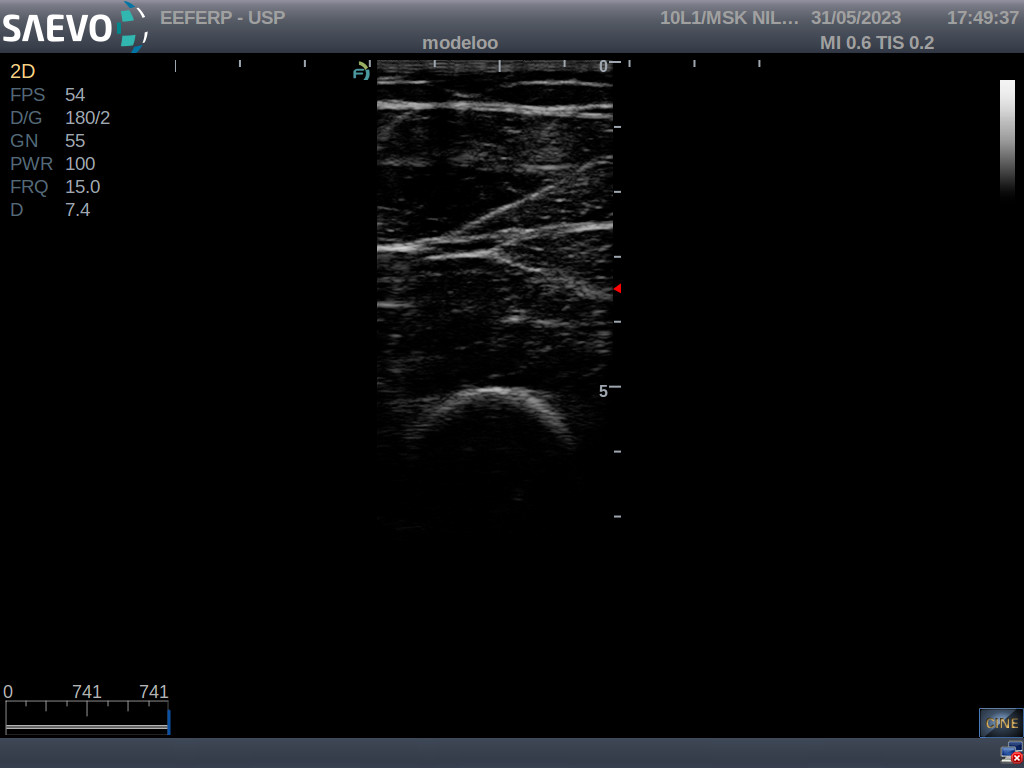
#> input picture aula_ultrassom/images_ultrasound/antes.jpg, 1024 x 768 px
$ python muscledist.py images_ultrasound/antes.jpg   (older library calls are emulated)
#> lines starting #> are read from the running program, lines starting #| are printed output that depends on the picture; after the words box and inside, x2 and y2 are one past the last pixel; in counts of white or black regions, pixels touching at a corner belong together
import cv2
import math
import argparse
import pandas as pd

# Initialize the list of points and calibration distance
points = []
known_distance = 1.0 # The known distance (in cm) between the first two points

# Initialize a DataFrame to store the measurements
df = pd.DataFrame(columns=['Point 1', 'Point 2', 'Pixel Distance', 'Real Distance (cm)'])

def click_and_calculate_distance(event, x, y, flags, param):
    global points

    if event == cv2.EVENT_LBUTTONDOWN:
        points.append((x, y))
        cv2.circle(image, (x, y), 5, (0, 255, 0), -1)

        # If we have two points, calculate the pixel distance for calibration
        if len(points) == 2:
            x1, y1 = points[0]
            x2, y2 = points[1]
            pixel_distance = math.sqrt( ((x1-x2)**2)+((y1-y2)**2) )
            print(f"The pixel distance for calibration is: {pixel_distance} pixels")

        # If we have four points, calculate the real-world distance using calibration
        elif len(points) == 4:
            x1, y1 = points[2]
            x2, y2 = points[3]
            pixel_distance = math.sqrt( ((x1-x2)**2)+((y1-y2)**2) )

            # Calculate scale based on known distance and calibration pixel distance
            scale = known_distance / math.sqrt( ((points[0][0]-points[1][0])**2)+((points[0][1]-points[1][1])**2) )
            real_distance = pixel_distance * scale

            print(f"The real distance between the points is: {real_distance} cm")

            # Add measurement to DataFrame
            df.loc[len(df)] = [points[2], points[3], pixel_distance, real_distance]

            # Reset points
            points = []

# Argument parser
parser = argparse.ArgumentParser(description='Measure distance between two points in an image.')
parser.add_argument('image_path', type=str, help='Path to the image file.')

args = parser.parse_args()

# Load the image
image = cv2.imread(args.image_path)
#> image is the input picture: shape (768, 1024, 3); mean B, G, R 14.5, 13.2, 12.5

# Display the image and bind the function to the window
cv2.namedWindow("image")
cv2.setMouseCallback("image", click_and_calculate_distance)

# Keep the window open until the 'q' key is pressed
while True:
    cv2.imshow("image", image)
    if cv2.waitKey(1) & 0xFF == ord('q'):
#> (key q is pressed here)
        break

# Close all open windows
cv2.destroyAllWindows()

# Save the DataFrame to a CSV file
df.to_csv('measurements.csv', index=False)


# Convert image to grayscale
gray = cv2.cvtColor(image, cv2.COLOR_BGR2GRAY)

# Apply thresholding
_, thresholded = cv2.threshold(gray, 127, 255, cv2.THRESH_BINARY)
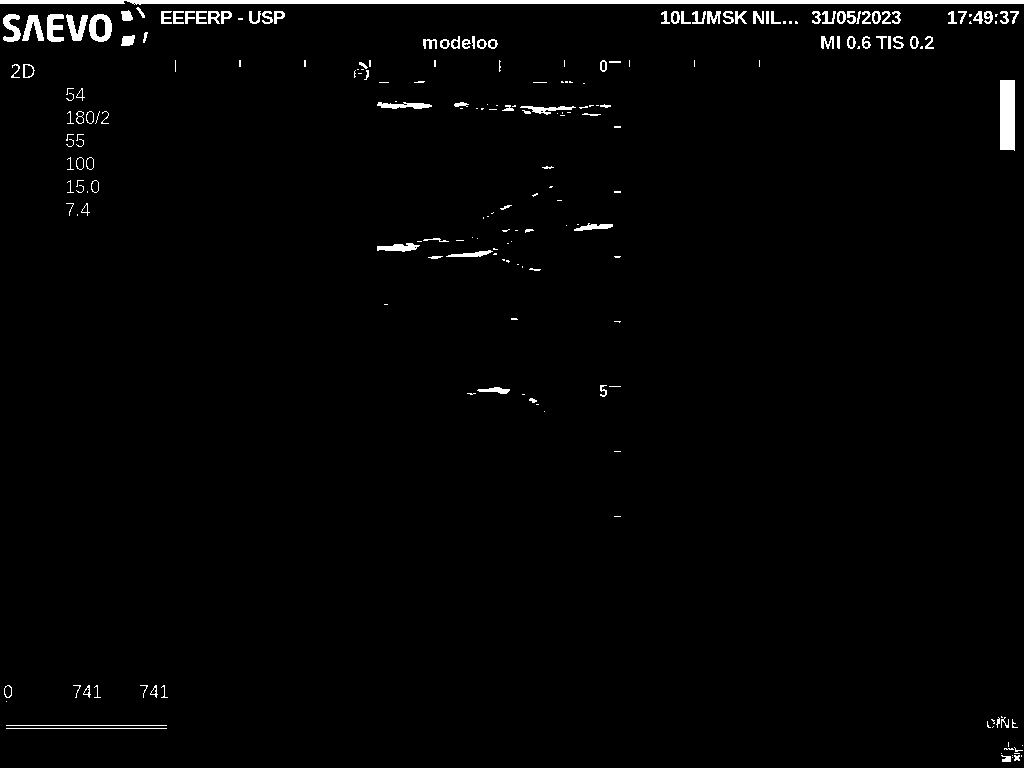
#> thresholded: shape (768, 1024); 1.8% white; 218 white regions (107 under 20 px), largest, box (x1, y1, x2, y2) and area: (0, 0, 1024, 5) 4083, (1000, 80, 1015, 151) 1051, (89, 14, 112, 42) 388

# Display the thresholded image
cv2.imshow("Thresholded Image", thresholded)
cv2.waitKey(0)
cv2.destroyAllWindows()


# Apply thresholding
_, thresholded = cv2.threshold(gray, 127, 255, cv2.THRESH_BINARY)

# Apply Sobel filter in x direction
sobelx = cv2.Sobel(thresholded, cv2.CV_64F, 1, 0, ksize=5)
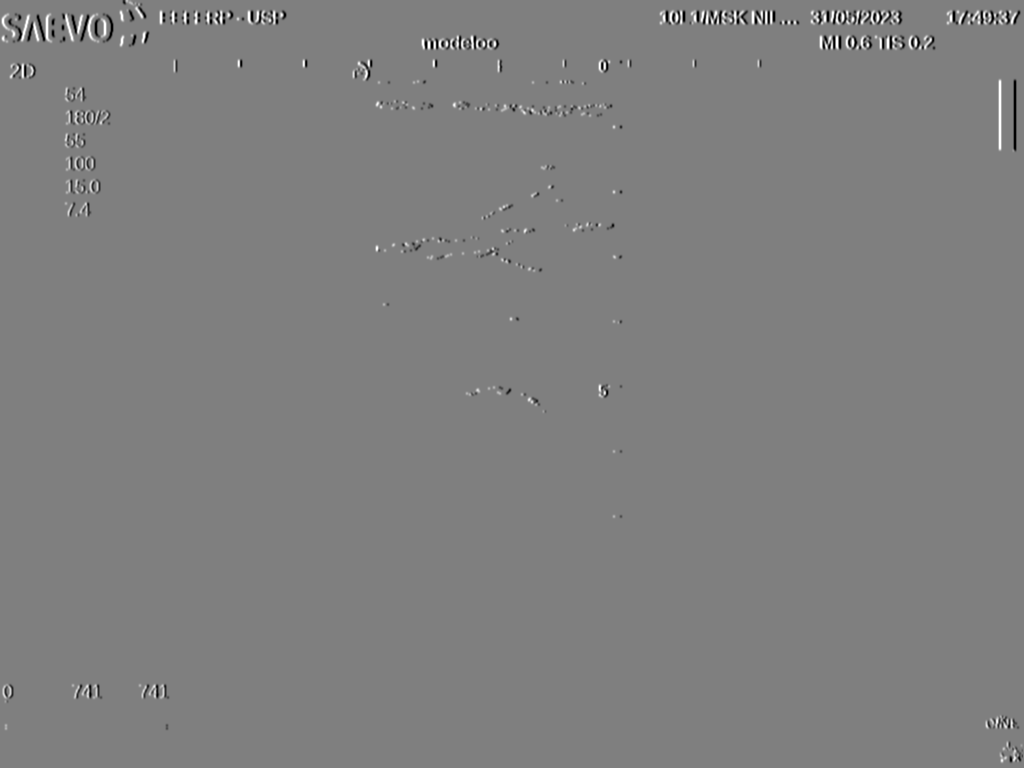
#> sobelx: shape (768, 1024) float64; min -12240, max 12240, mean 0.1; drawn with min black and max white

# Apply Sobel filter in y direction
sobely = cv2.Sobel(thresholded, cv2.CV_64F, 0, 1, ksize=5)
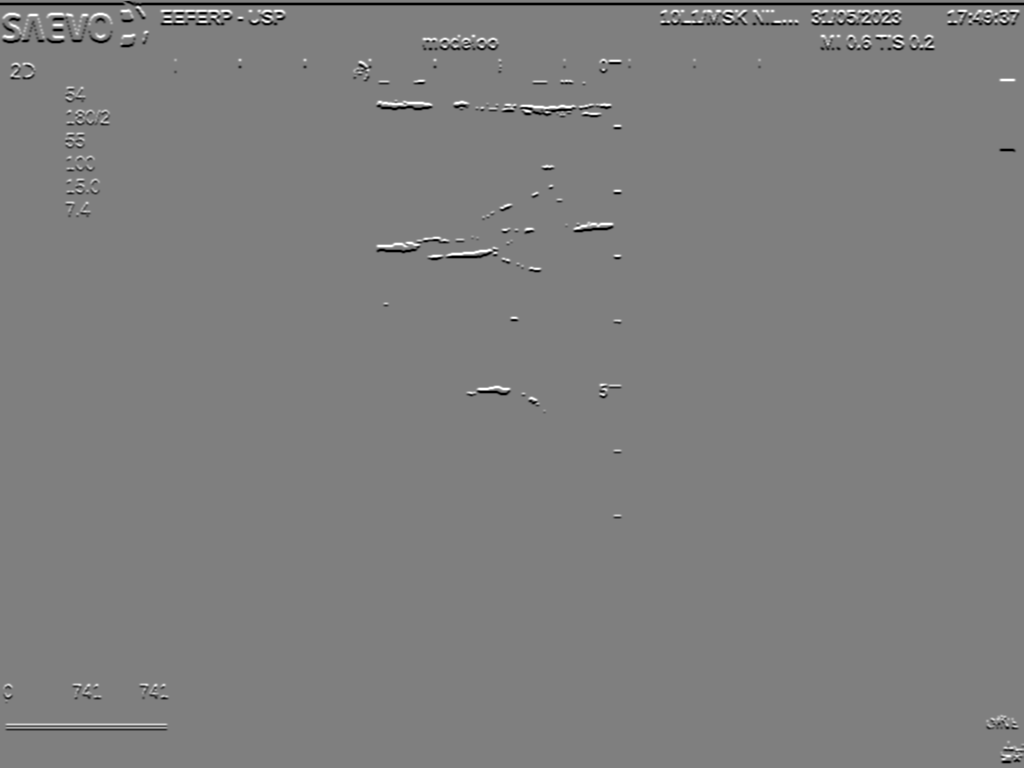
#> sobely: shape (768, 1024) float64; min -12240, max 12240, mean -42.4; drawn with min black and max white

# Combine Sobel x and y outputs for complete edge detection
edges = cv2.addWeighted(sobelx, 0.5, sobely, 0.5, 0)

# Display the image with edges
cv2.imshow("Edges Image", edges)
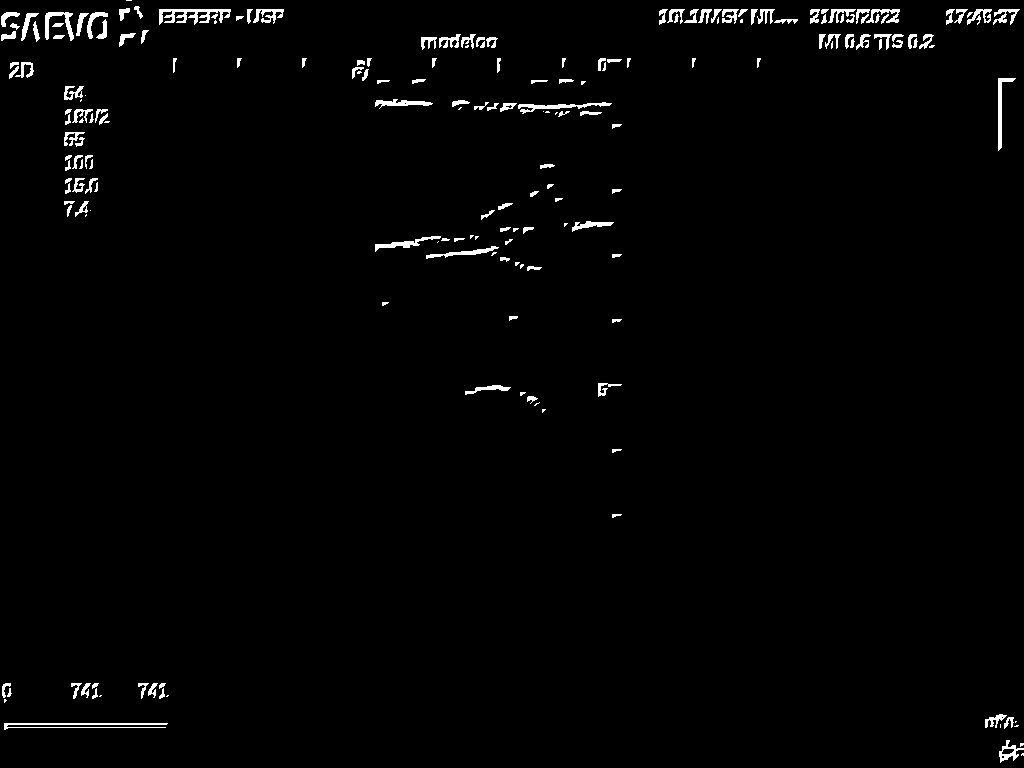
#> window 'Edges Image': shape (768, 1024); 1.6% white; 200 white regions (40 under 20 px), largest, box (x1, y1, x2, y2) and area: (159, 9, 231, 25) 566, (4, 723, 168, 730) 502, (518, 102, 612, 114) 360
cv2.waitKey(0)
cv2.destroyAllWindows()
